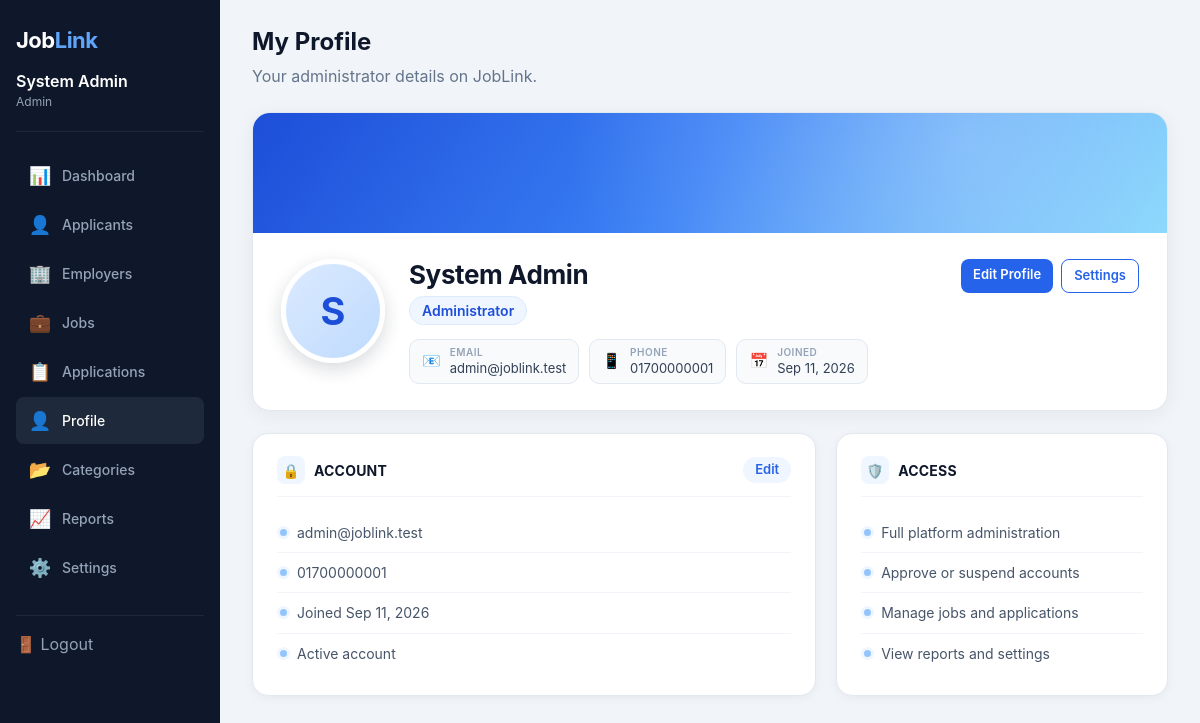
The app's page /?role=admin&page=profile (signed in) with its own data.
### tables this page shows
CREATE TABLE users (
 id INT AUTO_INCREMENT PRIMARY KEY,
 name VARCHAR(120) NOT NULL,
 email VARCHAR(150) NOT NULL UNIQUE,
 phone VARCHAR(30) DEFAULT NULL,
 password VARCHAR(255) NOT NULL,
 role ENUM('applicant','employer','admin') NOT NULL,
 status ENUM('active','pending','suspended','inactive') DEFAULT 'active',
 created_at TIMESTAMP DEFAULT CURRENT_TIMESTAMP
);

### pages/admin/profile.php (the view, shortened to what this page needs)
<?php
require_once __DIR__ . '/../../config.php';
$user_id = get_user_id();
$db = getDB();
$user = get_user_data();
$profile = $db->prepare("SELECT * FROM admin_profiles WHERE user_id = ?")->execute([$user_id])->fetch() ?: [];
$name    = trim($user['name'] ?? '');
$dept    = trim($profile['department'] ?? '');
$address = trim($profile['address'] ?? '');
$contacts = '';
$contact_items = [
    ['&#128231;', $user['email'] ?? '', 'Email'],
    ['&#128241;', $user['phone'] ?? '', 'Phone'],
    ['&#128205;', $address, 'Location'],
    ['&#127970;', $dept, 'Department'],
    ['&#128197;', date('M j, Y', strtotime($user['created_at'])), 'Joined'],
];
foreach ($contact_items as [$icon, $value, $label]) {
    $value = trim((string)$value);
    if ($value === '') {
        continue;
    }
    $contacts .= '<div class="pf-contact">'
        . '<span class="pf-contact-icon">' . $icon . '</span>'
        . '<span class="pf-contact-body">'
        . '<span class="pf-contact-label">' . htmlspecialchars($label) . '</span>'
        . '<span class="pf-contact-value">' . htmlspecialchars($value) . '</span>'
        . '</span></div>';
}
$initial = $name !== '' ? mb_strtoupper(mb_substr($name, 0, 1)) : '?';
$photo = trim($profile['photo'] ?? '');
$avatar = ($photo !== '' && is_file(__DIR__ . '/../../uploads/photos/' . $photo))
    ? '<img src="uploads/photos/' . htmlspecialchars($photo) . '" alt="' . htmlspecialchars($name) . '">'
    : htmlspecialchars($initial);
$account_html = '<li>' . htmlspecialchars((string)($user['email'] ?? '')) . '</li>'
    . '<li>' . htmlspecialchars((string)($user['phone'] ?? '')) . '</li>'
    . '<li>Joined ' . htmlspecialchars(date('M j, Y', strtotime($user['created_at']))) . '</li>'
    . '<li>' . htmlspecialchars(ucfirst((string)$user['status'])) . ' account</li>';
$access_html = '<li>Full platform administration</li>'
    . '<li>Approve or suspend accounts</li>'
    . '<li>Manage jobs and applications</li>'
    . '<li>View reports and settings</li>';

### config.php (shortened to what this page needs)
<?php
class AppPDOStatement {
    private $stmt;
    public function __construct(PDOStatement $stmt) {
        $this->stmt = $stmt;
    }
    public function execute($params = null) {
        $this->stmt->execute($params);
        return $this;
    }
    public function fetch($mode = null) {
        return $mode === null ? $this->stmt->fetch() : $this->stmt->fetch($mode);
    }
}
class AppPDO extends PDO {
    #[\ReturnTypeWillChange]
    public function prepare($query, $options = []) {
        return new AppPDOStatement(parent::prepare($query, $options));
    }
}
function getDB() {
    static $pdo = null;
    if ($pdo === null) {
        $pdo = new AppPDO(
            'mysql:host=' . DB_HOST . ';dbname=' . DB_NAME . ';charset=utf8mb4',
            DB_USER, DB_PASS,
            [PDO::ATTR_ERRMODE => PDO::ERRMODE_EXCEPTION]
        );
        $pdo->exec("SET time_zone = '+06:00'");
    }
    return $pdo;
}
class RawHtml {
    public function __construct($html) {
        $this->html = (string)$html;
    }
}
function e($value) {
    return htmlspecialchars((string)$value, ENT_QUOTES);
}
function render($template, $data = []) {
    $path = __DIR__ . '/templates/' . $template;
    if (is_logged_in() && $user = get_user_data()) {
        foreach (['name' => 'name', 'role' => 'role'] as $key => $column) {
            if (!array_key_exists($key, $data)) {
                $data[$key] = (string)$user[$column];
            }
        }
    }
    $html = file_get_contents($path);
    foreach ($data as $key => $value) {
        if ($value instanceof RawHtml) {
            $html = str_replace('{{' . $key . '}}', $value->html, $html);
            continue;
        }
        $html = str_replace('{{' . $key . '}}', e((string)$value), $html);
    }
    echo $html;
}
function is_logged_in() {
    return isset($_SESSION['user_id']);
}
function get_user_id() {
    return $_SESSION['user_id'] ?? null;
}
function get_user_data() {
    $id = get_user_id();
    static $user = null;
    if ($user === null) {
        $user = getDB()->prepare("SELECT * FROM users WHERE id = ?")->execute([$id])->fetch();
    }
    return $user;
}

### public/css/global.css (style rules this page uses)
* { margin:0; padding:0; box-sizing:border-box; }
body { font-family:'Inter', system-ui, -apple-system, sans-serif; background:#f8fafc; color:#0f172a; line-height:1.5; }
a { text-decoration:none; color:inherit; }
.logo { font-size:24px; font-weight:700; color:#2563eb; letter-spacing:-0.5px; }
.logo span { color:#0f172a; }
.btn { display:inline-block; padding:8px 20px; border-radius:8px; font-weight:600; font-size:14px; border:none; cursor:pointer; transition:all .2s; text-align:center; }
.btn-primary { background:#2563eb; color:#fff; }
.btn-outline { background:transparent; color:#2563eb; border:1.5px solid #2563eb; }
.btn-sm { padding:4px 12px; font-size:12px; }
.page-sub { color:#64748b; margin-bottom:24px; }

### public/css/admin.css (style rules this page uses)
* { margin:0; padding:0; box-sizing:border-box; }
body { font-family:'Inter',system-ui,sans-serif; background:#f1f5f9; }
.dash-wrapper { display:flex; min-height:100vh; }
.dash-sidebar { width:220px; background:#0f172a; color:#cbd5e1; padding:24px 16px; flex-shrink:0; height:100vh; position:sticky; top:0; overflow-y:auto; }
.dash-sidebar .logo { color:#fff; font-size:22px; margin-bottom:24px; }
.dash-sidebar .logo span { color:#60a5fa; }
.dash-sidebar .user-info { padding:12px 0 20px; border-bottom:1px solid #1e293b; margin-bottom:20px; }
.dash-sidebar .user-info .name { font-weight:600; color:#fff; }
.dash-sidebar .user-info .role { font-size:12px; color:#94a3b8; }
.dash-sidebar .nav-item { display:flex; align-items:center; gap:10px; padding:10px 12px; border-radius:8px; color:#94a3b8; font-size:14px; font-weight:500; transition:all .2s; cursor:pointer; margin-bottom:2px; }
.dash-sidebar .nav-item:hover, .dash-sidebar .nav-item.active { background:#1e293b; color:#fff; }
.dash-sidebar .nav-item .icon { font-size:18px; width:24px; text-align:center; }
.dash-sidebar .logout { display:block; margin-top:24px; border-top:1px solid #1e293b; padding-top:16px; color:#94a3b8; cursor:pointer; text-decoration:none; }
.dash-main { flex:1; padding:24px 32px; overflow-x:auto; }
.dash-main .page-sub { color:#64748b; margin-bottom:24px; }

### records on screen
users: name "Job Link System Admin Admin 📊 Dashboard 👤 Applicants 🏢 Employers 💼 Jobs 📋 Applications 👤 Profile 📂 Categories 📈 Reports ⚙️ Settings 🚪 Logout My Profile Your administrator details on JobLink. System Admin Administrator Edit Profile Settings 🔒 ACCOUNT Edit 🛡️ ACCESS", name "S", email "admin@joblink.test", phone "01700000001", created_at "Sep 11, 2026", status "Active"

### other values on screen
$icon "📧"
$label "EMAIL"
$value "admin@joblink.test"
$icon "📱"
$label "PHONE"
$value "01700000001"
$icon "📅"
$label "JOINED"
$value "Sep 11, 2026"
